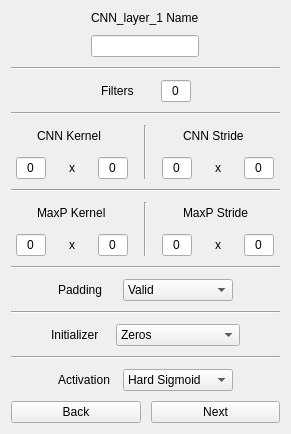
      <widget class="QWidget" name="cnn_page">
       <layout class="QGridLayout" name="cnn_gridLayout">
        <item row="0" column="0">
         <layout class="QVBoxLayout" name="cnn_verticalLayout_1">
          <property name="spacing">
           <number>10</number>
          </property>
          <item>
           <layout class="QVBoxLayout" name="cnn_verticalLayout_2">
            <item alignment="Qt::AlignHCenter">
             <widget class="QLabel" name="cnnName_label">
              <property name="text">
               <string>CNN_layer_1 Name</string>
              </property>
             </widget>
            </item>
            <item alignment="Qt::AlignHCenter">
             <widget class="QLineEdit" name="cnnName_lineEdit">
              <property name="minimumSize">
               <size>
                <width>22</width>
                <height>22</height>
               </size>
              </property>
              <property name="maximumSize">
               <size>
                <width>125</width>
                <height>22</height>
               </size>
              </property>
              <property name="text">
               <string/>
              </property>
              <property name="alignment">
               <set>Qt::AlignCenter</set>
              </property>
             </widget>
            </item>
           </layout>
          </item>
          <item>
           <widget class="Line" name="cnn_line_1">
            <property name="orientation">
             <enum>Qt::Horizontal</enum>
            </property>
           </widget>
          </item>
          <item>
           <layout class="QHBoxLayout" name="cnn_horizontalLayout_1">
            <item>
             <spacer name="cnn_horizontalSpacer_1">
              <property name="orientation">
               <enum>Qt::Horizontal</enum>
              </property>
              <property name="sizeHint" stdset="0">
               <size>
                <width>40</width>
                <height>20</height>
               </size>
              </property>
             </spacer>
            </item>
            <item alignment="Qt::AlignHCenter">
             <widget class="QLabel" name="filters_label">
              <property name="minimumSize">
               <size>
                <width>50</width>
                <height>22</height>
               </size>
              </property>
              <property name="maximumSize">
               <size>
                <width>125</width>
                <height>25</height>
               </size>
              </property>
              <property name="text">
               <string>Filters</string>
              </property>
             </widget>
            </item>
            <item alignment="Qt::AlignLeft|Qt::AlignVCenter">
             <widget class="QLineEdit" name="filters_lineEdit">
              <property name="minimumSize">
               <size>
                <width>22</width>
                <height>22</height>
               </size>
              </property>
              <property name="maximumSize">
               <size>
                <width>30</width>
                <height>22</height>
               </size>
              </property>
              <property name="text">
               <string>0</string>
              </property>
              <property name="alignment">
               <set>Qt::AlignCenter</set>
              </property>
             </widget>
            </item>
            <item>
             <spacer name="cnn_horizontalSpacer_2">
              <property name="orientation">
               <enum>Qt::Horizontal</enum>
              </property>
              <property name="sizeHint" stdset="0">
               <size>
                <width>40</width>
                <height>20</height>
               </size>
              </property>
             </spacer>
            </item>
           </layout>
          </item>
          <item>
           <widget class="Line" name="cnn_line_2">
            <property name="orientation">
             <enum>Qt::Horizontal</enum>
            </property>
           </widget>
          </item>
          <item>
           <layout class="QHBoxLayout" name="cnn_horizontalLayout_2">
            <property name="spacing">
             <number>10</number>
            </property>
            <item>
             <layout class="QVBoxLayout" name="cnn_verticalLayout_3">
              <item alignment="Qt::AlignHCenter">
               <widget class="QLabel" name="cnnKernel_label">
                <property name="minimumSize">
                 <size>
                  <width>70</width>
                  <height>22</height>
                 </size>
                </property>
                <property name="maximumSize">
                 <size>
                  <width>70</width>
                  <height>22</height>
                 </size>
                </property>
                <property name="text">
                 <string>CNN Kernel</string>
                </property>
               </widget>
              </item>
              <item>
               <layout class="QHBoxLayout" name="cnn_horizontalLayout_7">
                <property name="spacing">
                 <number>0</number>
                </property>
                <item alignment="Qt::AlignHCenter">
                 <widget class="QLineEdit" name="cnnKernel_lineEdit_1">
                  <property name="minimumSize">
                   <size>
                    <width>22</width>
                    <height>22</height>
                   </size>
                  </property>
                  <property name="maximumSize">
                   <size>
                    <width>30</width>
                    <height>22</height>
                   </size>
                  </property>
                  <property name="text">
                   <string>0</string>
                  </property>
                  <property name="alignment">
                   <set>Qt::AlignCenter</set>
                  </property>
                 </widget>
                </item>
                <item alignment="Qt::AlignHCenter|Qt::AlignVCenter">
                 <widget class="QLabel" name="cnnKernelx_label">
                  <property name="minimumSize">
                   <size>
                    <width>22</width>
                    <height>22</height>
                   </size>
                  </property>
                  <property name="maximumSize">
                   <size>
                    <width>25</width>
                    <height>22</height>
                   </size>
                  </property>
                  <property name="text">
                   <string>x</string>
                  </property>
                  <property name="alignment">
                   <set>Qt::AlignCenter</set>
                  </property>
                 </widget>
                </item>
                <item alignment="Qt::AlignHCenter">
                 <widget class="QLineEdit" name="cnnKernel_lineEdit_2">
                  <property name="minimumSize">
                   <size>
                    <width>22</width>
                    <height>22</height>
                   </size>
                  </property>
                  <property name="maximumSize">
                   <size>
                    <width>30</width>
                    <height>22</height>
                   </size>
                  </property>
                  <property name="text">
                   <string>0</string>
                  </property>
                  <property name="alignment">
                   <set>Qt::AlignCenter</set>
                  </property>
                 </widget>
                </item>
               </layout>
              </item>
             </layout>
            </item>
            <item>
             <widget class="Line" name="cnn_line_6">
              <property name="orientation">
               <enum>Qt::Vertical</enum>
              </property>
             </widget>
            </item>
            <item>
             <layout class="QVBoxLayout" name="cnn_verticalLayout_4">
              <item alignment="Qt::AlignHCenter">
               <widget class="QLabel" name="cnnStride_label">
                <property name="minimumSize">
                 <size>
                  <width>70</width>
                  <height>22</height>
                 </size>
                </property>
                <property name="maximumSize">
                 <size>
                  <width>70</width>
                  <height>22</height>
                 </size>
                </property>
                <property name="text">
                 <string>CNN Stride</string>
                </property>
               </widget>
              </item>
              <item>
               <layout class="QHBoxLayout" name="cnn_horizontalLayout_8">
                <property name="spacing">
                 <number>0</number>
                </property>
                <item alignment="Qt::AlignHCenter">
                 <widget class="QLineEdit" name="cnnStride_lineEdit_1">
                  <property name="minimumSize">
                   <size>
                    <width>22</width>
                    <height>22</height>
                   </size>
                  </property>
                  <property name="maximumSize">
                   <size>
                    <width>30</width>
                    <height>22</height>
                   </size>
                  </property>
                  <property name="text">
                   <string>0</string>
                  </property>
                  <property name="alignment">
                   <set>Qt::AlignCenter</set>
                  </property>
                 </widget>
                </item>
                <item alignment="Qt::AlignHCenter|Qt::AlignVCenter">
                 <widget class="QLabel" name="cnnStridex_label">
                  <property name="minimumSize">
                   <size>
                    <width>22</width>
                    <height>22</height>
                   </size>
                  </property>
                  <property name="maximumSize">
                   <size>
                    <width>25</width>
                    <height>22</height>
                   </size>
                  </property>
                  <property name="text">
                   <string>x</string>
                  </property>
                  <property name="alignment">
                   <set>Qt::AlignCenter</set>
                  </property>
                 </widget>
                </item>
                <item alignment="Qt::AlignHCenter">
                 <widget class="QLineEdit" name="cnnStride_lineEdit_2">
                  <property name="minimumSize">
                   <size>
                    <width>22</width>
                    <height>22</height>
                   </size>
                  </property>
                  <property name="maximumSize">
                   <size>
                    <width>30</width>
                    <height>22</height>
                   </size>
                  </property>
                  <property name="text">
                   <string>0</string>
                  </property>
                  <property name="alignment">
                   <set>Qt::AlignCenter</set>
                  </property>
                 </widget>
                </item>
               </layout>
              </item>
             </layout>
            </item>
           </layout>
          </item>
          <item>
           <widget class="Line" name="cnn_line_3">
            <property name="orientation">
             <enum>Qt::Horizontal</enum>
            </property>
           </widget>
          </item>
          <item>
           <layout class="QHBoxLayout" name="cnn_horizontalLayout_3">
            <property name="spacing">
             <number>10</number>
            </property>
            <item>
             <layout class="QVBoxLayout" name="cnn_verticalLayout_5">
              <item alignment="Qt::AlignHCenter">
               <widget class="QLabel" name="maxpKernel_label">
                <property name="minimumSize">
                 <size>
                  <width>70</width>
                  <height>22</height>
                 </size>
                </property>
                <property name="maximumSize">
                 <size>
                  <width>70</width>
                  <height>22</height>
                 </size>
                </property>
                <property name="text">
                 <string>MaxP Kernel</string>
                </property>
               </widget>
              </item>
              <item>
               <layout class="QHBoxLayout" name="cnn_horizontalLayout_9">
                <property name="spacing">
                 <number>0</number>
                </property>
                <item alignment="Qt::AlignHCenter">
                 <widget class="QLineEdit" name="maxpKernel_lineEdit_1">
                  <property name="minimumSize">
                   <size>
                    <width>22</width>
                    <height>22</height>
                   </size>
                  </property>
                  <property name="maximumSize">
                   <size>
                    <width>30</width>
                    <height>22</height>
                   </size>
                  </property>
                  <property name="text">
                   <string>0</string>
                  </property>
                  <property name="alignment">
                   <set>Qt::AlignCenter</set>
                  </property>
                 </widget>
                </item>
                <item alignment="Qt::AlignHCenter|Qt::AlignVCenter">
                 <widget class="QLabel" name="maxpKernelx_label">
                  <property name="minimumSize">
                   <size>
                    <width>22</width>
                    <height>22</height>
                   </size>
                  </property>
                  <property name="maximumSize">
                   <size>
                    <width>25</width>
                    <height>22</height>
                   </size>
                  </property>
                  <property name="text">
                   <string>x</string>
                  </property>
                  <property name="alignment">
                   <set>Qt::AlignCenter</set>
                  </property>
                 </widget>
                </item>
                <item alignment="Qt::AlignHCenter">
                 <widget class="QLineEdit" name="maxpKernel_lineEdit_2">
                  <property name="minimumSize">
                   <size>
                    <width>22</width>
                    <height>22</height>
                   </size>
                  </property>
                  <property name="maximumSize">
                   <size>
                    <width>30</width>
                    <height>22</height>
                   </size>
                  </property>
                  <property name="text">
                   <string>0</string>
                  </property>
                  <property name="alignment">
                   <set>Qt::AlignCenter</set>
                  </property>
                 </widget>
                </item>
               </layout>
              </item>
             </layout>
            </item>
            <item>
             <widget class="Line" name="cnn_line_7">
              <property name="orientation">
               <enum>Qt::Vertical</enum>
              </property>
             </widget>
            </item>
            <item>
             <layout class="QVBoxLayout" name="cnn_verticalLayout_6">
              <item alignment="Qt::AlignHCenter">
               <widget class="QLabel" name="maxpStride_label">
                <property name="minimumSize">
                 <size>
                  <width>70</width>
                  <height>22</height>
                 </size>
                </property>
                <property name="maximumSize">
                 <size>
                  <width>70</width>
                  <height>22</height>
                 </size>
                </property>
                <property name="text">
                 <string>MaxP Stride</string>
                </property>
               </widget>
              </item>
              <item>
               <layout class="QHBoxLayout" name="cnn_horizontalLayout_10">
                <property name="spacing">
                 <number>0</number>
                </property>
                <item alignment="Qt::AlignHCenter">
                 <widget class="QLineEdit" name="maxpStride_lineEdit_1">
                  <property name="minimumSize">
                   <size>
                    <width>22</width>
                    <height>22</height>
                   </size>
                  </property>
                  <property name="maximumSize">
                   <size>
                    <width>30</width>
                    <height>22</height>
                   </size>
                  </property>
                  <property name="text">
                   <string>0</string>
                  </property>
                  <property name="alignment">
                   <set>Qt::AlignCenter</set>
                  </property>
                 </widget>
                </item>
                <item alignment="Qt::AlignHCenter|Qt::AlignVCenter">
                 <widget class="QLabel" name="maxpStridex_label">
                  <property name="minimumSize">
                   <size>
                    <width>22</width>
                    <height>22</height>
                   </size>
                  </property>
                  <property name="maximumSize">
                   <size>
                    <width>25</width>
                    <height>22</height>
                   </size>
                  </property>
                  <property name="text">
                   <string>x</string>
                  </property>
                  <property name="alignment">
                   <set>Qt::AlignCenter</set>
                  </property>
                 </widget>
                </item>
                <item alignment="Qt::AlignHCenter">
                 <widget class="QLineEdit" name="maxpStride_lineEdit_2">
                  <property name="minimumSize">
                   <size>
                    <width>22</width>
                    <height>22</height>
                   </size>
                  </property>
                  <property name="maximumSize">
                   <size>
                    <width>30</width>
                    <height>22</height>
                   </size>
                  </property>
                  <property name="text">
                   <string>0</string>
                  </property>
                  <property name="alignment">
                   <set>Qt::AlignCenter</set>
                  </property>
                 </widget>
                </item>
               </layout>
              </item>
             </layout>
            </item>
           </layout>
          </item>
          <item>
           <widget class="Line" name="cnn_line_8">
            <property name="orientation">
             <enum>Qt::Horizontal</enum>
            </property>
           </widget>
          </item>
          <item>
           <layout class="QHBoxLayout" name="cnn_horizontalLayout_11">
            <item>
             <spacer name="cnn_horizontalSpacer_7">
              <property name="orientation">
               <enum>Qt::Horizontal</enum>
              </property>
              <property name="sizeHint" stdset="0">
               <size>
                <width>40</width>
                <height>20</height>
               </size>
              </property>
             </spacer>
            </item>
            <item>
             <widget class="QLabel" name="cnnPadding_label">
              <property name="minimumSize">
               <size>
                <width>55</width>
                <height>22</height>
               </size>
              </property>
              <property name="maximumSize">
               <size>
                <width>70</width>
                <height>25</height>
               </size>
              </property>
              <property name="text">
               <string>Padding</string>
              </property>
             </widget>
            </item>
            <item>
             <widget class="QComboBox" name="cnnPadding_comboBox">
              <property name="minimumSize">
               <size>
                <width>110</width>
                <height>22</height>
               </size>
              </property>
              <property name="maximumSize">
               <size>
                <width>150</width>
                <height>25</height>
               </size>
              </property>
              <property name="currentIndex">
               <number>0</number>
              </property>
              <item>
               <property name="text">
                <string>Valid</string>
               </property>
              </item>
              <item>
               <property name="text">
                <string>Casual</string>
               </property>
              </item>
              <item>
               <property name="text">
                <string>Same</string>
               </property>
              </item>
             </widget>
            </item>
            <item>
             <spacer name="cnn_horizontalSpacer_8">
              <property name="orientation">
               <enum>Qt::Horizontal</enum>
              </property>
              <property name="sizeHint" stdset="0">
               <size>
                <width>40</width>
                <height>20</height>
               </size>
              </property>
             </spacer>
            </item>
           </layout>
          </item>
          <item>
           <widget class="Line" name="cnn_line_4">
            <property name="orientation">
             <enum>Qt::Horizontal</enum>
            </property>
           </widget>
          </item>
          <item>
           <layout class="QHBoxLayout" name="cnn_horizontalLayout_4">
            <item>
             <spacer name="cnn_horizontalSpacer_3">
              <property name="orientation">
               <enum>Qt::Horizontal</enum>
              </property>
              <property name="sizeHint" stdset="0">
               <size>
                <width>40</width>
                <height>20</height>
               </size>
              </property>
             </spacer>
            </item>
            <item>
             <widget class="QLabel" name="cnnInitializer_label">
              <property name="sizePolicy">
               <sizepolicy hsizetype="Preferred" vsizetype="Preferred">
                <horstretch>0</horstretch>
                <verstretch>0</verstretch>
               </sizepolicy>
              </property>
              <property name="minimumSize">
               <size>
                <width>55</width>
                <height>22</height>
               </size>
              </property>
              <property name="maximumSize">
               <size>
                <width>70</width>
                <height>25</height>
               </size>
              </property>
              <property name="text">
               <string>Initializer</string>
              </property>
             </widget>
            </item>
            <item>
             <widget class="QComboBox" name="cnnInitializer_comboBox">
              <property name="minimumSize">
               <size>
                <width>110</width>
                <height>22</height>
               </size>
              </property>
              <property name="maximumSize">
               <size>
                <width>150</width>
                <height>25</height>
               </size>
              </property>
              <property name="currentIndex">
               <number>0</number>
              </property>
              <property name="maxVisibleItems">
               <number>15</number>
              </property>
              <item>
               <property name="text">
                <string>Zeros</string>
               </property>
              </item>
              <item>
               <property name="text">
                <string>Ones</string>
               </property>
              </item>
              <item>
               <property name="text">
                <string>Constant</string>
               </property>
              </item>
              <item>
               <property name="text">
                <string>RandomNormal</string>
               </property>
              </item>
              <item>
               <property name="text">
                <string>RandomUniform</string>
               </property>
              </item>
              <item>
               <property name="text">
                <string>TruncatedNormal</string>
               </property>
              </item>
              <item>
               <property name="text">
                <string>VarianceScaling</string>
               </property>
              </item>
              <item>
               <property name="text">
                <string>Orthogonal</string>
               </property>
              </item>
              <item>
               <property name="text">
                <string>Identity</string>
               </property>
              </item>
              <item>
               <property name="text">
                <string>Glorot_Normal</string>
               </property>
              </item>
              <item>
               <property name="text">
                <string>Glorot_Uniform</string>
               </property>
              </item>
              <item>
               <property name="text">
                <string>He_Normal</string>
               </property>
              </item>
              <item>
               <property name="text">
                <string>He_Uniform</string>
               </property>
              </item>
              <item>
               <property name="text">
                <string>Lecun_Normal</string>
               </property>
              </item>
              <item>
               <property name="text">
                <string>Lecun_Uniform</string>
               </property>
              </item>
             </widget>
            </item>
            <item>
             <spacer name="cnn_horizontalSpacer_4">
              <property name="orientation">
               <enum>Qt::Horizontal</enum>
              </property>
              <property name="sizeHint" stdset="0">
               <size>
                <width>40</width>
                <height>20</height>
               </size>
              </property>
             </spacer>
            </item>
           </layout>
          </item>
          <item>
           <widget class="Line" name="cnn_line_5_">
            <property name="orientation">
             <enum>Qt::Horizontal</enum>
            </property>
           </widget>
          </item>
          <item>
           <layout class="QHBoxLayout" name="cnn_horizontalLayout_5">
            <item>
             <spacer name="cnn_horizontalSpacer_5">
              <property name="orientation">
               <enum>Qt::Horizontal</enum>
              </property>
              <property name="sizeHint" stdset="0">
               <size>
                <width>40</width>
                <height>20</height>
               </size>
              </property>
             </spacer>
            </item>
            <item>
             <widget class="QLabel" name="cnnActivation_label">
              <property name="minimumSize">
               <size>
                <width>55</width>
                <height>22</height>
               </size>
              </property>
              <property name="maximumSize">
               <size>
                <width>70</width>
                <height>25</height>
               </size>
              </property>
              <property name="text">
               <string>Activation</string>
              </property>
             </widget>
            </item>
            <item>
             <widget class="QComboBox" name="cnnActivation_comboBox">
              <property name="minimumSize">
               <size>
                <width>110</width>
                <height>22</height>
               </size>
              </property>
              <property name="maximumSize">
               <size>
                <width>150</width>
                <height>25</height>
               </size>
              </property>
              <property name="currentIndex">
               <number>8</number>
              </property>
              <item>
               <property name="text">
                <string>SoftMax</string>
               </property>
              </item>
              <item>
               <property name="text">
                <string>ReLU</string>
               </property>
              </item>
              <item>
               <property name="text">
                <string>ELU</string>
               </property>
              </item>
              <item>
               <property name="text">
                <string>SELU</string>
               </property>
              </item>
              <item>
               <property name="text">
                <string>SoftPlus</string>
               </property>
              </item>
              <item>
               <property name="text">
                <string>SoftSign</string>
               </property>
              </item>
              <item>
               <property name="text">
                <string>tanh</string>
               </property>
              </item>
              <item>
               <property name="text">
                <string>Sigmoid</string>
               </property>
              </item>
              <item>
               <property name="text">
                <string>Hard Sigmoid</string>
               </property>
              </item>
              <item>
               <property name="text">
                <string>Linear</string>
               </property>
              </item>
             </widget>
            </item>
            <item>
             <spacer name="cnn_horizontalSpacer_6">
              <property name="orientation">
               <enum>Qt::Horizontal</enum>
              </property>
              <property name="sizeHint" stdset="0">
               <size>
                <width>40</width>
                <height>20</height>
               </size>
              </property>
             </spacer>
            </item>
           </layout>
          </item>
          <item>
           <layout class="QHBoxLayout" name="cnn_horizontalLayout_6">
            <item>
             <widget class="QPushButton" name="back_pushButton">
              <property name="text">
               <string>Back</string>
              </property>
             </widget>
            </item>
            <item>
             <widget class="QPushButton" name="next_pushButton">
              <property name="text">
               <string>Next</string>
              </property>
             </widget>
            </item>
           </layout>
          </item>
         </layout>
        </item>
       </layout>
      </widget>
